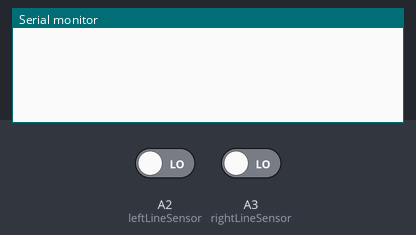
The sketch below on a simulated Arduino Uno, built with avr-gcc and run on an emulated ATmega328P. On the bench: the last lines printed to the serial monitor. The test bench sets the inputs (shaded band); at power-on: A2 (leftLineSensor) LOW, A3 (rightLineSensor) LOW.

Above: at 1.2 s.
1.3 s: A2 (leftLineSensor) driven HIGH
At 2.4 s:
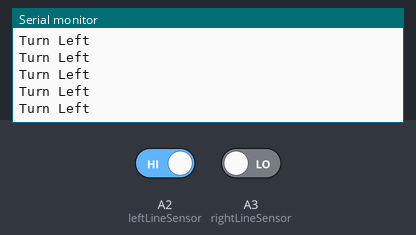
3.2 s: A3 (rightLineSensor) driven HIGH
At 4.3 s:
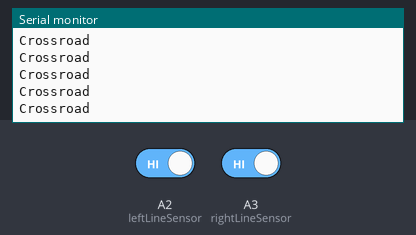
5.1 s: A2 (leftLineSensor) driven LOW
At 5.8 s:
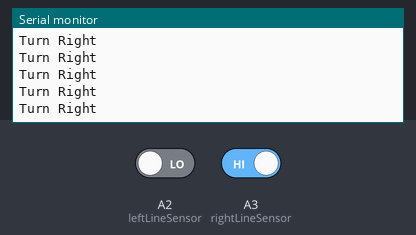
7.0 s: A2 (leftLineSensor) driven HIGH
At 8.1 s:
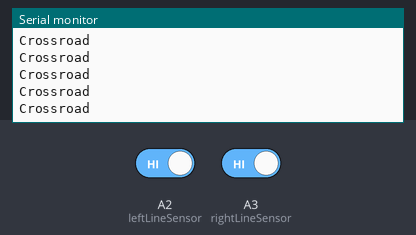
10.0 s: A2 (leftLineSensor) driven LOW
At 10.6 s:
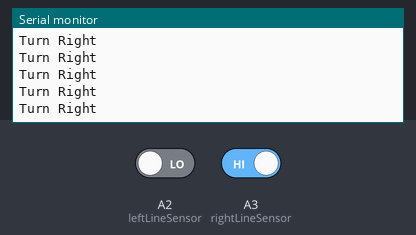
13.0 s: A2 (leftLineSensor) driven HIGH
At 13.8 s:
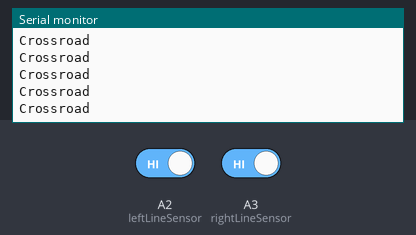

Measured:
- after the input at 1.3 s, the serial monitor: prints a new line at once (image 1)
- after the input at 3.2 s, the serial monitor: prints a new line after 0.07 s (image 2)
- after the input at 5.1 s, the serial monitor: prints a new line after 0.08 s (image 3)

The sketch:

Test_Line_Sensors_Digital.ino
```cpp
// Define Electrical parameters
const int leftLineSensor = A2, rightLineSensor = A3;

void setup() {
  // Configure Line Sensors as Inputs
  pinMode(leftLineSensor, INPUT);
  pinMode(rightLineSensor, INPUT);
  // Begin Serial connection at 9600 bps
  Serial.begin(9600);
}

void loop() {
  // Continuously monitor the state of each line sensor.
  // Tell Serial to turn Left and Right according to which sensor is high.
  if (digitalRead(leftLineSensor) == HIGH && digitalRead(rightLineSensor) == HIGH) Serial.println(F("Crossroad"));
  else if (digitalRead(leftLineSensor) == HIGH) Serial.println(F("Turn Left"));
  else if (digitalRead(rightLineSensor) == HIGH) Serial.println(F("Turn Right"));
}
```
